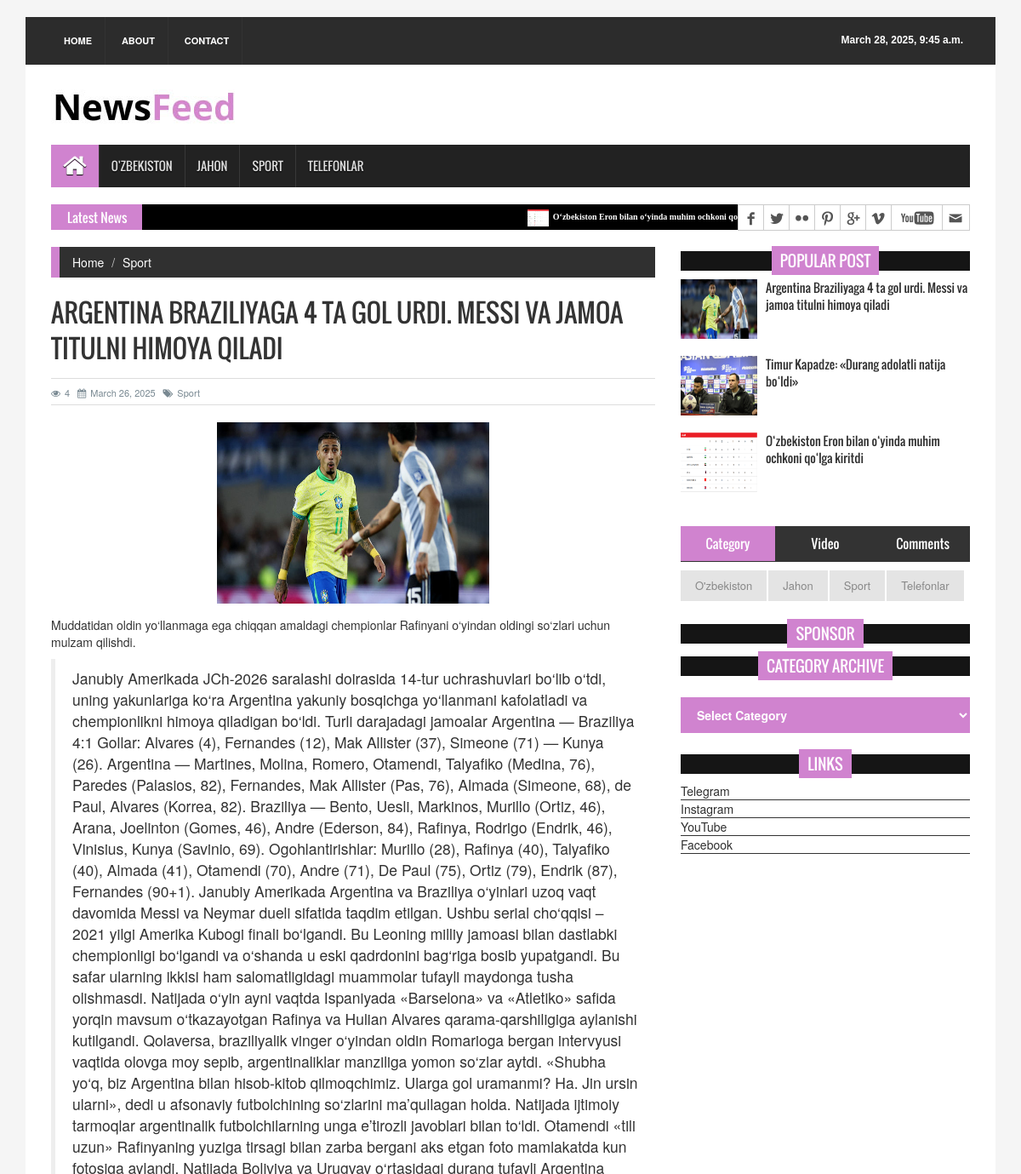
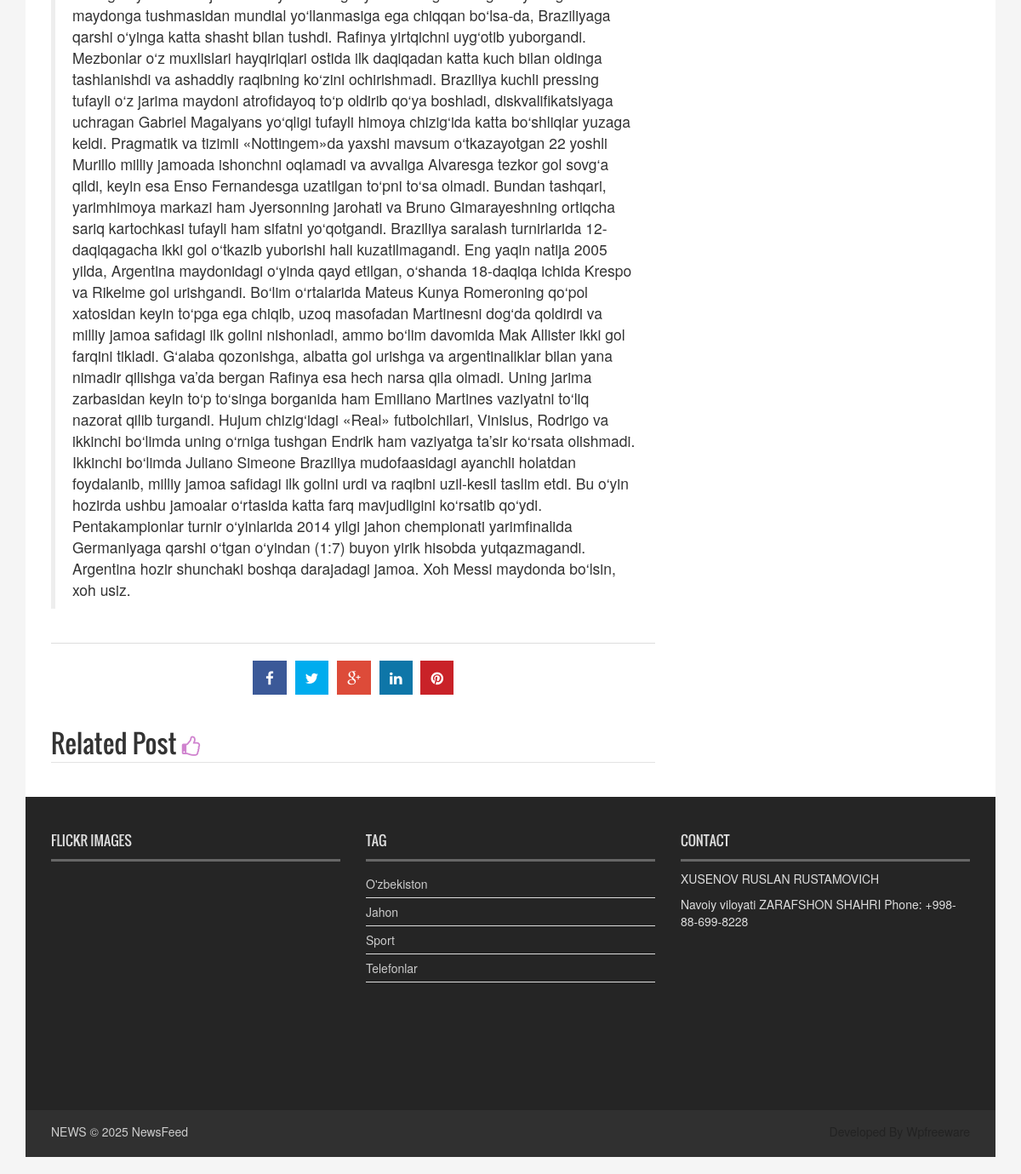
Screenshot of /detail/9/ with the database file from the repository (2 pictures, top to bottom).
### news24/models.py (models this page shows, shortened)
class Category(models.Model):
    name = models.CharField(max_length=100)
    is_active = models.BooleanField()
    def __str__(self):
        return self.name

class News(models.Model):
    title = models.CharField(max_length=200)
    short_desc = models.CharField(max_length=200)
    description = models.TextField()
    date = models.DateTimeField(auto_now_add=True)
    views = models.PositiveIntegerField()
    image = models.ImageField(upload_to='media/')
    category = models.ForeignKey(Category, on_delete=models.CASCADE)

### news24/views.py (the view)
# urls.py: path('detail/<int:pk>/', detail, name='detail'),
def detail(request, pk):
    new = News.objects.get(pk=pk)
    news = News.objects.filter(category__name=new.category).order_by('-date')
    popular_news = News.objects.filter(category__name=new.category).order_by('-views')
    sponsor = Sponsor.objects.all()
    new.views += 1
    new.save()
    context = {
        'ctg': get_category(),
        'new': new,
        'news': news,
        'popular_news': popular_news[:4],
        'date': get_date(),
        'sponsor': sponsor,
    }
    return render(request, 'single_page.html', context)

### news24/views.py (called while the page is built)
def get_date():
    return datetime.datetime.today()

def get_category():
    return Category.objects.all()

### templates/single_page.html (shortened to what this page needs)
<!DOCTYPE html>
<html>
{% load static %}
<head>
<link rel="stylesheet" type="text/css" href="{% static 'assets/css/bootstrap.min.css' %}">
<link rel="stylesheet" type="text/css" href="{% static 'assets/css/font-awesome.min.css' %}">
<link rel="stylesheet" type="text/css" href="{% static 'assets/css/animate.css' %}">
<link rel="stylesheet" type="text/css" href="{% static 'assets/css/font.css' %}">
<link rel="stylesheet" type="text/css" href="{% static 'assets/css/li-scroller.css' %}">
<link rel="stylesheet" type="text/css" href="{% static 'assets/css/slick.css' %}">
<link rel="stylesheet" type="text/css" href="{% static 'assets/css/jquery.fancybox.css' %}">
<link rel="stylesheet" type="text/css" href="{% static 'assets/css/theme.css' %}">
<link rel="stylesheet" type="text/css" href="{% static 'assets/css/style.css' %}">
</head>
<body>
<div class="container">
  <header id="header">
    <div class="row">
      <div class="col-lg-12 col-md-12 col-sm-12">
        <div class="header_top">
          <div class="header_top_left">
            <ul class="top_nav">
              <li><a href="{% url 'index' %}">Home</a></li>
              <li><a href="{% url 'about' %}">About</a></li>
              <li><a href="{% url 'contact' %}">Contact</a></li>
            </ul>
          </div>
          <div class="header_top_right">
            <p>{{ date }}</p>
          </div>
        </div>
      </div>
      <div class="col-lg-12 col-md-12 col-sm-12">
        <div class="header_bottom">
          <div class="logo_area"><a href="{% url 'index' %}" class="logo"><img src="{% static 'images/logo.jpg' %}" alt=""></a></div>
        </div>
      </div>
    </div>
  </header>
  <section id="navArea">
    <nav class="navbar navbar-inverse" role="navigation">
      <div id="navbar" class="navbar-collapse collapse">
        <ul class="nav navbar-nav main_nav">
          <li class="active"><a href="{% url 'index' %}"><span class="fa fa-home desktop-home"></span><span class="mobile-show">Home</span></a></li>
          {% for ct in ctg %}
            {% if ct.is_active %}
              <li><a href="{% url 'ctg' ct.pk %}">{{ ct.name }}</a></li>
            {% endif %}
          {% endfor %}
        </ul>
      </div>
    </nav>
  </section>
  <section id="newsSection">
    <div class="row">
      <div class="col-lg-12 col-md-12">
        <div class="latest_newsarea"> <span>Latest News</span>
          <ul id="ticker01" class="news_sticker">
            {% for new in news %}
            {% if forloop.counter < 4 %}
              <li><a href="{% url 'detail' new.pk %}"><img src="{{ new.image.url }}" alt="">{{ new.title }}</a></li>
            {% endif %}
            {% endfor %}
          </ul>
          <div class="social_area">
            <ul class="social_nav">
                <li class="facebook"><a href="https://www.facebook.com" target="_blank"></a></li>
                <li class="twitter"><a href="https://www.twitter.com" target="_blank"></a></li>
                <li class="flickr"><a href="https://www.flickr.com" target="_blank"></a></li>
                <li class="pinterest"><a href="https://www.pinterest.com" target="_blank"></a></li>
                <li class="googleplus"><a href="https://plus.google.com" target="_blank"></a></li>
                <li class="vimeo"><a href="https://www.vimeo.com" target="_blank"></a></li>
                <li class="youtube"><a href="https://www.youtube.com" target="_blank"></a></li>
                <li class="mail"><a href="mailto:example@example.com"></a></li>
            </ul>
          </div>
        </div>
      </div>
    </div>
  </section>
  <section id="contentSection">
    <div class="row">
      <div class="col-lg-8 col-md-8 col-sm-8">
        <div class="left_content">
          <div class="single_page">
            <ol class="breadcrumb">
              <li><a href="{% url 'index' %}">Home</a></li>
              <li><a href="{% url 'ctg' new.category_id %">{{ new.category }}</a></li>
            </ol>
            <h1>{{ new.title }}</h1>
            <div class="post_commentbox"> <a href="#"><i class="fa fa-eye"></i>{{ new.views }}</a> <span><i class="fa fa-calendar"></i>{{ new.date.date }}</span> <a href="{% url 'ctg' new.category_id %}"><i class="fa fa-tags"></i>{{ new.category }}</a> </div>
            <div class="single_page_content"> <img class="img-center" src="{{ new.image.url }}" alt="">
              <p>{{ new.short_desc }}</p>
              <blockquote> {{ new.description }} </blockquote>
            </div>
            <div class="social_link">
              <ul class="sociallink_nav">
                  <li><a href="https://www.facebook.com/" target="_blank"><i class="fa fa-facebook"></i></a></li>
                  <li><a href="https://twitter.com/" target="_blank"><i class="fa fa-twitter"></i></a></li>
                  <li><a href="https://plus.google.com/" target="_blank"><i class="fa fa-google-plus"></i></a></li>
                  <li><a href="https://www.linkedin.com/" target="_blank"><i class="fa fa-linkedin"></i></a></li>
                  <li><a href="https://www.pinterest.com/" target="_blank"><i class="fa fa-pinterest"></i></a></li>
              </ul>
            </div>
            <div class="related_post">
              <h2>Related Post <i class="fa fa-thumbs-o-up"></i></h2>
            </div>
          </div>
        </div>
      </div>
      <div class="col-lg-4 col-md-4 col-sm-4">
        <aside class="right_content">
          <div class="single_sidebar">
            <h2><span>Popular Post</span></h2>
            <ul class="spost_nav">
              {% for new in popular_news|slice:"0:4" %}
              <li>
                <div class="media wow fadeInDown"> <a href="{% url 'detail' new.pk %}" class="media-left"> <img alt="" src="{{ new.image.url }}"> </a>
                  <div class="media-body"> <a href="{% url 'detail' new.pk %}" class="catg_title">{{ new.title }}</a> </div>
                </div>
              </li>
              {% endfor %}
            </ul>
          </div>
          <div class="single_sidebar">
            <ul class="nav nav-tabs" role="tablist">
              <li role="presentation" class="active"><a href="#category" aria-controls="home" role="tab" data-toggle="tab">Category</a></li>
              <li role="presentation"><a href="#video" aria-controls="profile" role="tab" data-toggle="tab">Video</a></li>
              <li role="presentation"><a href="#comments" aria-controls="messages" role="tab" data-toggle="tab">Comments</a></li>
            </ul>
            <div class="tab-content">
              <div role="tabpanel" class="tab-pane active" id="category">
                <ul>
          {% for ct in ctg %}
          {% if ct.is_active %}
            <li class="cat-item"><a href="{% url 'ctg' ct.pk %}">{{ ct.name }}</a></li>
          {% endif %}
          {% endfor %}
                </ul>
              </div>
            </div>
          </div>
          <div class="single_sidebar wow fadeInDown">
            <h2><span>Sponsor</span></h2>
          <div class="single_sidebar wow fadeInDown">
            <h2><span>Category Archive</span></h2>
                <select class="catgArchive" id="categorySelect">
                    <option value="0">Select Category</option>
                </select>
          </div>
          <div class="single_sidebar wow fadeInDown">
            <h2><span>Links</span></h2>
            <ul>
              <li><a href="https://t.me/">Telegram</a></li>
              <li><a href="https://www.instagram.com/">Instagram</a></li>
              <li><a href="https://www.youtube.com">YouTube</a></li>
              <li><a href="https://www.facebook.com">Facebook</a></li>
            </ul>
          </div>
        </aside>
      </div>
    </div>
  </section>
  <footer id="footer">
    <div class="footer_top">
      <div class="row">
        <div class="col-lg-4 col-md-4 col-sm-4">
          <div class="footer_widget wow fadeInLeftBig">
            <h2>Flickr Images</h2>
          </div>
        </div>
        <div class="col-lg-4 col-md-4 col-sm-4">
          <div class="footer_widget wow fadeInDown">
            <h2>Tag</h2>
            <ul class="tag_nav">
          {% for ct in ctg %}
          {% if ct.is_active %}
            <li><a href="{% url 'ctg' ct.pk %}">{{ ct.name }}</a></li>
          {% endif %}
          {% endfor %}
            </ul>
          </div>
        </div>
        <div class="col-lg-4 col-md-4 col-sm-4">
          <div class="footer_widget wow fadeInRightBig">
            <h2>Contact</h2>
            <p>XUSENOV RUSLAN RUSTAMOVICH</p>
            <address>
            Navoiy viloyati ZARAFSHON SHAHRI Phone: +998-88-699-8228
            </address>
          </div>
        </div>
      </div>
    </div>
    <div class="footer_bottom">
      <p class="copyright">NEWS &copy; 2025 <a href="#">NewsFeed</a></p>
      <p class="developer">Developed By Wpfreeware</p>
    </div>
  </footer>
</div>
</body>
</html>

### static/assets/css/li-scroller.css (style rules this page uses)
ul.newsticker { position:relative; left:750px; font:bold 10px Verdana; list-style-type:none; margin:0; padding:0 }
ul.newsticker li { float:left; margin:0; padding:0 }
ul.newsticker a { white-space:nowrap; padding:0; color:#fff; margin:0 50px 0 0 }
ul.newsticker a > img { height:20px; margin-right:5px; width:25px }

### static/assets/css/theme.css (style rules this page uses)
.navbar-inverse .navbar-nav > .active > a, .navbar-inverse .navbar-nav > .active > a:hover, .navbar-inverse .navbar-nav > .active > a:focus { background-color:#d083cf }
.latest_newsarea span { background:none repeat scroll 0 0 #d083cf }
.single_sidebar > h2 span { background:none repeat scroll 0 0 #d083cf }
.nav-tabs > li.active > a, .nav-tabs > li.active > a:hover, .nav-tabs > li.active > a:focus { background-color:#d083cf }
.breadcrumb { border-left:10px solid #d083cf }
.catgArchive { background-color:#d083cf }
.related_post > h2 i { color:#d083cf }

### rows the page displays
Category: name "O'ZBEKISTON", name "O'zbekiston"
Category: name "JAHON", name "Jahon"
Category: name "SPORT", name "Sport"
Category: name "TELEFONLAR", name "Telefonlar"
News: image (picture), title "O‘zbekiston Eron bilan o‘yinda muhim ochkoni qo‘lga kiritdi"
News: category "Sport", title "ARGENTINA BRAZILIYAGA 4 TA GOL URDI. MESSI VA JAMOA TITULNI HIMOYA QILADI", views "4", date "March 26, 2025", image (picture), short_desc "Muddatidan oldin yo‘llanmaga ega chiqqan amaldagi chempionlar Rafinyani o‘yindan oldingi so‘zlari uchun mulzam qilishdi.", description "Janubiy Amerikada JCh-2026 saralashi doirasida 14-tur uchrashuvlari bo‘lib o‘tdi, uning yakunlariga ko‘ra Argentina yakuniy bosqichga yo‘llanmani kafolatladi va chempionlikni himoya qiladigan bo‘ldi. Turli darajadagi jamoalar Argentina — Braziliya 4:1 Gollar: Alvares (4), Fernandes (12), Mak Allister (37), Simeone (71) — Kunya (26). Argentina — Martines, Molina, Romero, Otamendi, Talyafiko (Medina, 76), Paredes (Palasios, 82), Fernandes, Mak Allister (Pas, 76), Almada (Simeone, 68), de Paul, Alvares (Korrea, 82). Braziliya — Bento, Uesli, Markinos, Murillo (Ortiz, 46), Arana, Joelinton (Gomes, 46), Andre (Ederson, 84), Rafinya, Rodrigo (Endrik, 46), Vinisius, Kunya (Savinio, 69).…", title "Argentina Braziliyaga 4 ta gol urdi. Messi va jamoa titulni himoya qiladi"
News: image (picture), title "Timur Kapadze: «Durang adolatli natija bo‘ldi»"

### other values shown
{{ date }} "March 28, 2025, 9:45 a.m."
